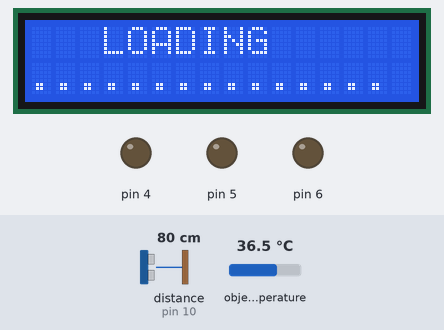
This sketch was run on a simulated Arduino Uno, built with avr-gcc and run on an emulated ATmega328P. Parts: 16×2 character LCD, output pins drawn as LEDs (lit = HIGH). Wiring (inferred from the names in the program): ultrasonic range finder: trigger pin 9; echo pin 10. The inputs (shaded band) are chosen by the test bench; at power-on: distance to the obstacle (sensor on pin 10) 80 cm, object temperature 36.5 °C. The echo pulse lasts 58.3 µs per cm; the audio player accepts every command and is not drawn; pins used as bus, display or sensor lines are not drawn; what the sketch prints to the serial monitor is not drawn.

Above: at 8.3 s.
At 11.4 s:
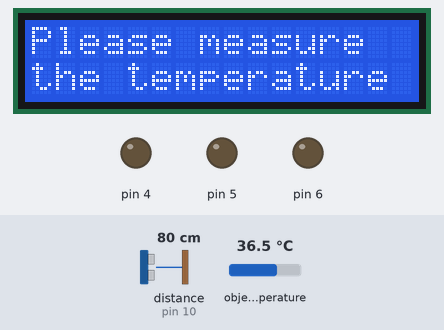
11.5 s: distance to the obstacle (sensor on pin 10) set to 6 cm
18.8 s: distance to the obstacle (sensor on pin 10) set to 3 cm
At 21.7 s:
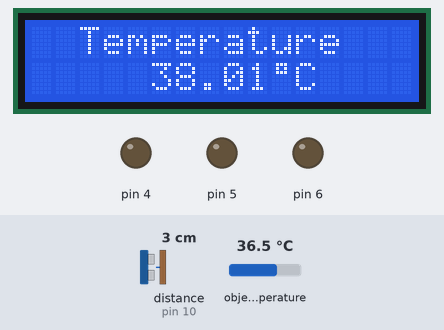
At 26.5 s:
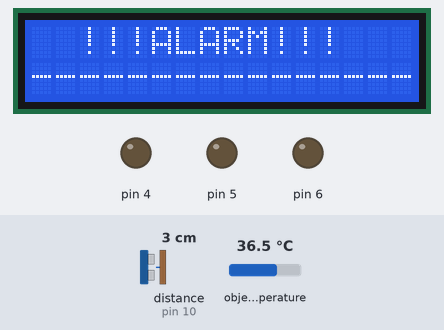
Timing chart, 0 to 28.0 s (numbered marks = the images above; inputs shaded):
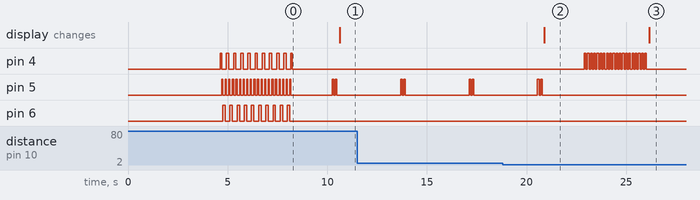

The sketch:

Check_temperature_people.ino
```cpp
#include <Wire.h>
#include <Adafruit_MLX90614.h>
#include <LiquidCrystal_I2C.h>
#include "SoftwareSerial.h"
#include "DFRobotDFPlayerMini.h"

SoftwareSerial mySoftwareSerial(11, 12); // RX, TX

DFRobotDFPlayerMini myDFPlayer;

Adafruit_MLX90614 mlx = Adafruit_MLX90614();

// Set the LCD address to 0x27 for a 16 chars and 2 line display
LiquidCrystal_I2C lcd(0x3F, 16, 2);

const int trig = 9;     // chân trig của HC-SR04
const int echo = 10;     // chân echo của HC-SR04

byte degree[8] = {
  0B01110,
  0B01010,
  0B01110,
  0B00000,
  0B00000,
  0B00000,
  0B00000,
  0B00000
};

int i;

void setup()
{
    Serial.begin(9600);     // giao tiếp Serial với baudrate 9600
    mySoftwareSerial.begin(9600);

    // initialize the LCD
    lcd.begin();

    // Turn on the blacklight and print a message.
    lcd.backlight();
    lcd.createChar(1, degree);
    wellcome();

    if (!myDFPlayer.begin(mySoftwareSerial, true, false)) {  while(true){delay(0); }   }
  myDFPlayer.volume(25);
  soundwellcome();

    pinMode(trig,OUTPUT);   // chân trig sẽ phát tín hiệu
    pinMode(echo,INPUT);    // chân echo sẽ nhận tín hiệu

    mlx.begin();

    pinMode(4, OUTPUT);
    pinMode(5, OUTPUT);
    pinMode(6, OUTPUT);

    for (i = 1;i<=10;i=i+1) {
        ledlaunch();
    }
    delay(2000);

}

void loop()
{
  digitalWrite(5, HIGH); //....
  delay(80);
  digitalWrite(5, LOW);
  delay(80);
  digitalWrite(5, HIGH); //....
  delay(80);
  digitalWrite(5, LOW);
  delay(80);

  int t;
    unsigned long duration; // biến đo thời gian
    int distance;           // biến lưu khoảng cách

    /* Phát xung từ chân trig */
    digitalWrite(trig,0);   // tắt chân trig
    delayMicroseconds(2);
    digitalWrite(trig,1);   // phát xung từ chân trig
    delayMicroseconds(5);   // xung có độ dài 5 microSeconds
    digitalWrite(trig,0);   // tắt chân trig

    /* Tính toán thời gian */
    // Đo độ rộng xung HIGH ở chân echo.
    duration = pulseIn(echo,HIGH);
    // Tính khoảng cách đến vật.
    distance = int(duration/2/29.412);

    /* In kết quả ra Serial Monitor */
    Serial.print(distance);
    Serial.println("cm");
    Serial.print("*CtObject = "); Serial.print(mlx.readObjectTempC()+1.5); Serial.println("*C");
    Serial.print("*FtObject = "); Serial.print(mlx.readObjectTempF()+48); Serial.println("*F");

    if (distance <=3 ){
      if(((mlx.readObjectTempC()+1.5) > 37.5) || ((mlx.readObjectTempC()+1.5) < 35.0)){
        digitalWrite(4, LOW);
        unhidetemperature();
        delay(2000);
         for (t = 1;t<=10;t=t+1) {
           digitalWrite(4, HIGH); //....
           delay(80);
           digitalWrite(4, LOW);
           delay(80);
           digitalWrite(4, HIGH); //....
           delay(80);
           digitalWrite(4, LOW);
           delay(80);
        }
        lcd.setCursor(2,0);
        lcd.print("!!!ALARM!!!");
        lcd.setCursor(0,1);
        lcd.print("----------------");
        soundalarm();

      }else{
        unhidetemperature();
        soundhelithynormal();
        digitalWrite(6, HIGH);
        delay(2000);
        }
    }else{
      checktemperature();

      soundwellcomehello();
      digitalWrite(6, LOW);
    }
    delay(50);
}

void wellcome(){
   lcd.clear();
   lcd.setCursor(3,0);
   lcd.print("LOADING");
   lcd.setCursor(0,1);
   lcd.print("...............");
}
void checktemperature(){
  lcd.clear();
  lcd.setCursor(0,0);
  lcd.print("Please measure");
  lcd.setCursor(0,1);
  lcd.print("the temperature");
}
void unhidetemperature(){
  lcd.clear();
    lcd.setCursor(2,0);
    lcd.print("Temperature");

    lcd.setCursor(5,1);
    lcd.print(mlx.readObjectTempC()+1.5);
    lcd.write(1);
    lcd.print("C");

//    lcd.setCursor(8,1);
//    lcd.print(mlx.readObjectTempF()+48);
//    lcd.write(1);
//    lcd.print("F");
}
void soundwellcome(){
  myDFPlayer.play(1);
  delay(4000);
}
void soundalarm(){
  myDFPlayer.play(2);
  delay(11000);
}
void soundhelithynormal(){
  myDFPlayer.play(3);
  delay(3000);
}
void soundwellcomehello(){
  myDFPlayer.play(4);
  delay(3000);
}
void ledlaunch(){
  digitalWrite(4, HIGH); //....
  delay(60);
  digitalWrite(4, LOW);
  digitalWrite(5, HIGH);
  delay(60);
  digitalWrite(5, LOW);
  digitalWrite(6, HIGH);
  delay(60);
  digitalWrite(6, LOW);
  // reverse
  digitalWrite(6, HIGH);
  delay(60);
  digitalWrite(6, LOW);
  digitalWrite(5, HIGH);
  delay(60);
  digitalWrite(5, LOW);
  digitalWrite(4, HIGH);
  delay(60);
  digitalWrite(4, LOW);
}
```

Measured:
- the behaviour switches between 5 and 4 cm on distance to the obstacle (sensor on pin 10) (found by bisection; images 1 and 2)
- after the input at 18.8 s, pin 4: alternates HIGH for 0.08 s and LOW for 0.08 s, 40 changes in all, then stays LOW, starting after 4.1 s; pin 5: goes on until 20.8 s, then stays LOW; the display: changes after 2.1 s (image 2)
